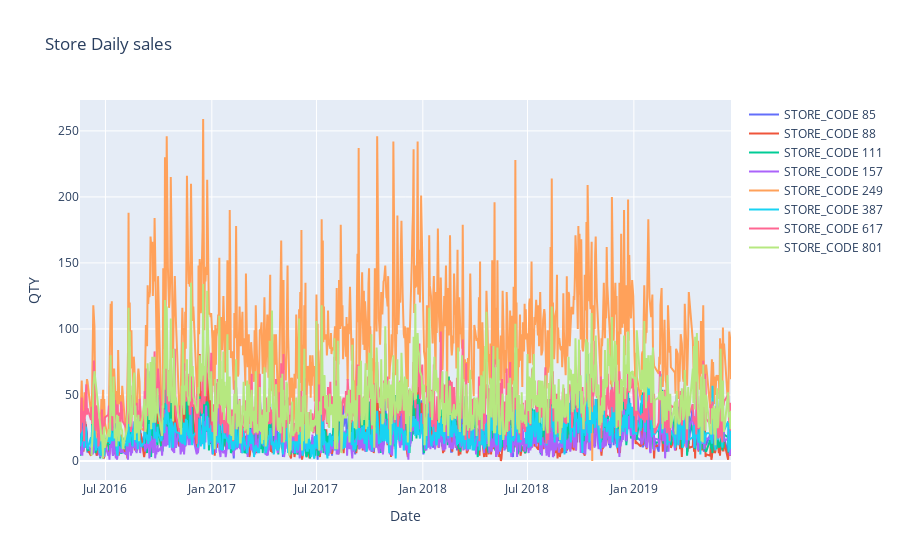

The notebook cell saved with this chart:
### Code cell
store_daily_sales_sc = []
for store in store_daily_sales['STORE_CODE'].unique():
    current_store_daily_sales = store_daily_sales[(store_daily_sales['STORE_CODE'] == store)]
    store_daily_sales_sc.append(go.Scatter(x=current_store_daily_sales['DATE'], y=current_store_daily_sales['QTY'], name=('STORE_CODE %s' % store)))

layout = go.Layout(title='Store Daily sales', xaxis=dict(title='Date'), yaxis=dict(title='QTY'))
fig = go.Figure(data=store_daily_sales_sc, layout=layout)
iplot(fig)

### Figure 1 — Plotly figure (JSON) as saved in the notebook; plotly's stock layout.template omitted (floating-point values rounded to 4 significant figures; data arrays with more than 128 entries replaced by an {"elided": "..."} marker saying what was removed)
{"data": [{"name": "STORE_CODE 85", "type": "scatter", "x": {"elided": "866 str values"}, "y": {"elided": "866 int values"}}, {"name": "STORE_CODE 88", "type": "scatter", "x": {"elided": "1041 str values"}, "y": {"elided": "1041 int values"}}, {"name": "STORE_CODE 111", "type": "scatter", "x": {"elided": "873 str values"}, "y": {"elided": "873 int values"}}, {"name": "STORE_CODE 157", "type": "scatter", "x": {"elided": "1044 str values"}, "y": {"elided": "1044 int values"}}, {"name": "STORE_CODE 249", "type": "scatter", "x": {"elided": "904 str values"}, "y": {"elided": "904 int values"}}, {"name": "STORE_CODE 387", "type": "scatter", "x": {"elided": "910 str values"}, "y": {"elided": "910 int values"}}, {"name": "STORE_CODE 617", "type": "scatter", "x": {"elided": "1037 str values"}, "y": {"elided": "1037 int values"}}, {"name": "STORE_CODE 801", "type": "scatter", "x": {"elided": "998 str values"}, "y": {"elided": "998 int values"}}], "layout": {"title": {"text": "Store Daily sales"}, "xaxis": {"title": {"text": "Date"}}, "yaxis": {"title": {"text": "QTY"}}}}
